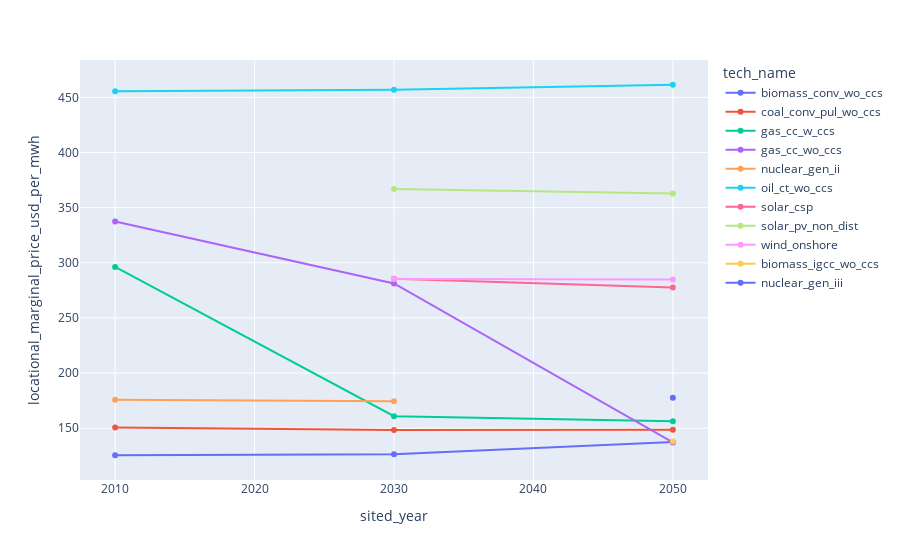

Here is the notebook cell this chart was saved with:
### Code cell
fig = px.line(icu_df, x="sited_year", y="locational_marginal_price_usd_per_mwh",color="tech_name",markers=True)
fig.show()

### Figure 1 — Plotly figure (JSON) as saved in the notebook; plotly's stock layout.template omitted (floating-point values rounded to 4 significant figures)
{"data": [{"hovertemplate": "tech_name=biomass_conv_wo_ccs<br>sited_year=%{x}<br>locational_marginal_price_usd_per_mwh=%{y}<extra></extra>", "legendgroup": "biomass_conv_wo_ccs", "line": {"color": "#636efa", "dash": "solid"}, "marker": {"symbol": "circle"}, "mode": "lines+markers", "name": "biomass_conv_wo_ccs", "orientation": "v", "showlegend": true, "type": "scatter", "x": [2010, 2030, 2050], "xaxis": "x", "y": [125.5, 126.4, 137.5], "yaxis": "y"}, {"hovertemplate": "tech_name=coal_conv_pul_wo_ccs<br>sited_year=%{x}<br>locational_marginal_price_usd_per_mwh=%{y}<extra></extra>", "legendgroup": "coal_conv_pul_wo_ccs", "line": {"color": "#EF553B", "dash": "solid"}, "marker": {"symbol": "circle"}, "mode": "lines+markers", "name": "coal_conv_pul_wo_ccs", "orientation": "v", "showlegend": true, "type": "scatter", "x": [2010, 2030, 2050], "xaxis": "x", "y": [150.8, 148.4, 148.6], "yaxis": "y"}, {"hovertemplate": "tech_name=gas_cc_w_ccs<br>sited_year=%{x}<br>locational_marginal_price_usd_per_mwh=%{y}<extra></extra>", "legendgroup": "gas_cc_w_ccs", "line": {"color": "#00cc96", "dash": "solid"}, "marker": {"symbol": "circle"}, "mode": "lines+markers", "name": "gas_cc_w_ccs", "orientation": "v", "showlegend": true, "type": "scatter", "x": [2010, 2030, 2050], "xaxis": "x", "y": [296.3, 160.9, 156.3], "yaxis": "y"}, {"hovertemplate": "tech_name=gas_cc_wo_ccs<br>sited_year=%{x}<br>locational_marginal_price_usd_per_mwh=%{y}<extra></extra>", "legendgroup": "gas_cc_wo_ccs", "line": {"color": "#ab63fa", "dash": "solid"}, "marker": {"symbol": "circle"}, "mode": "lines+markers", "name": "gas_cc_wo_ccs", "orientation": "v", "showlegend": true, "type": "scatter", "x": [2010, 2030, 2050], "xaxis": "x", "y": [337.5, 281.3, 137.2], "yaxis": "y"}, {"hovertemplate": "tech_name=nuclear_gen_ii<br>sited_year=%{x}<br>locational_marginal_price_usd_per_mwh=%{y}<extra></extra>", "legendgroup": "nuclear_gen_ii", "line": {"color": "#FFA15A", "dash": "solid"}, "marker": {"symbol": "circle"}, "mode": "lines+markers", "name": "nuclear_gen_ii", "orientation": "v", "showlegend": true, "type": "scatter", "x": [2010, 2030], "xaxis": "x", "y": [175.8, 174.5], "yaxis": "y"}, {"hovertemplate": "tech_name=oil_ct_wo_ccs<br>sited_year=%{x}<br>locational_marginal_price_usd_per_mwh=%{y}<extra></extra>", "legendgroup": "oil_ct_wo_ccs", "line": {"color": "#19d3f3", "dash": "solid"}, "marker": {"symbol": "circle"}, "mode": "lines+markers", "name": "oil_ct_wo_ccs", "orientation": "v", "showlegend": true, "type": "scatter", "x": [2010, 2030, 2050], "xaxis": "x", "y": [455.6, 456.9, 461.5], "yaxis": "y"}, {"hovertemplate": "tech_name=solar_csp<br>sited_year=%{x}<br>locational_marginal_price_usd_per_mwh=%{y}<extra></extra>", "legendgroup": "solar_csp", "line": {"color": "#FF6692", "dash": "solid"}, "marker": {"symbol": "circle"}, "mode": "lines+markers", "name": "solar_csp", "orientation": "v", "showlegend": true, "type": "scatter", "x": [2030, 2050], "xaxis": "x", "y": [285.6, 277.7], "yaxis": "y"}, {"hovertemplate": "tech_name=solar_pv_non_dist<br>sited_year=%{x}<br>locational_marginal_price_usd_per_mwh=%{y}<extra></extra>", "legendgroup": "solar_pv_non_dist", "line": {"color": "#B6E880", "dash": "solid"}, "marker": {"symbol": "circle"}, "mode": "lines+markers", "name": "solar_pv_non_dist", "orientation": "v", "showlegend": true, "type": "scatter", "x": [2030, 2050], "xaxis": "x", "y": [367.0, 362.9], "yaxis": "y"}, {"hovertemplate": "tech_name=wind_onshore<br>sited_year=%{x}<br>locational_marginal_price_usd_per_mwh=%{y}<extra></extra>", "legendgroup": "wind_onshore", "line": {"color": "#FF97FF", "dash": "solid"}, "marker": {"symbol": "circle"}, "mode": "lines+markers", "name": "wind_onshore", "orientation": "v", "showlegend": true, "type": "scatter", "x": [2030, 2050], "xaxis": "x", "y": [285.3, 284.8], "yaxis": "y"}, {"hovertemplate": "tech_name=biomass_igcc_wo_ccs<br>sited_year=%{x}<br>locational_marginal_price_usd_per_mwh=%{y}<extra></extra>", "legendgroup": "biomass_igcc_wo_ccs", "line": {"color": "#FECB52", "dash": "solid"}, "marker": {"symbol": "circle"}, "mode": "lines+markers", "name": "biomass_igcc_wo_ccs", "orientation": "v", "showlegend": true, "type": "scatter", "x": [2050], "xaxis": "x", "y": [137.9], "yaxis": "y"}, {"hovertemplate": "tech_name=nuclear_gen_iii<br>sited_year=%{x}<br>locational_marginal_price_usd_per_mwh=%{y}<extra></extra>", "legendgroup": "nuclear_gen_iii", "line": {"color": "#636efa", "dash": "solid"}, "marker": {"symbol": "circle"}, "mode": "lines+markers", "name": "nuclear_gen_iii", "orientation": "v", "showlegend": true, "type": "scatter", "x": [2050], "xaxis": "x", "y": [177.5], "yaxis": "y"}], "layout": {"legend": {"title": {"text": "tech_name"}, "tracegroupgap": 0}, "margin": {"t": 60}, "xaxis": {"anchor": "y", "domain": [0, 1], "title": {"text": "sited_year"}}, "yaxis": {"anchor": "x", "domain": [0, 1], "title": {"text": "locational_marginal_price_usd_per_mwh"}}}}
